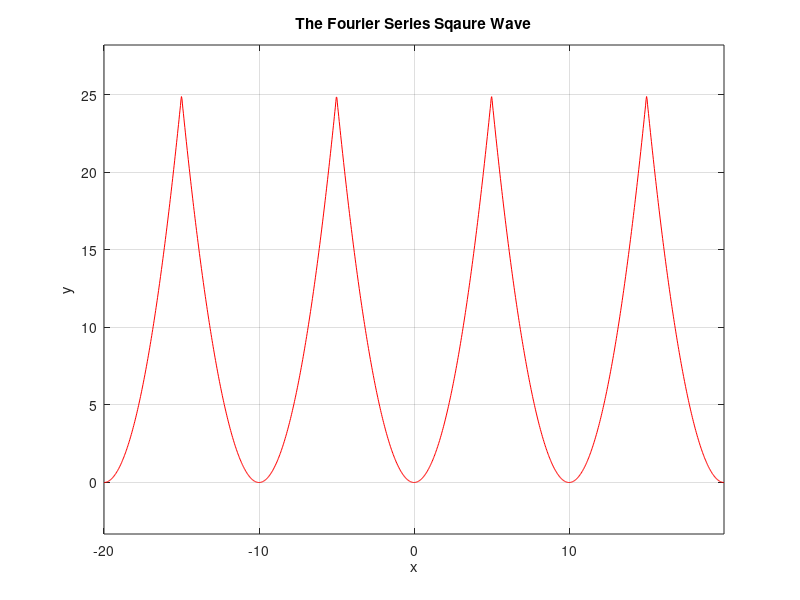
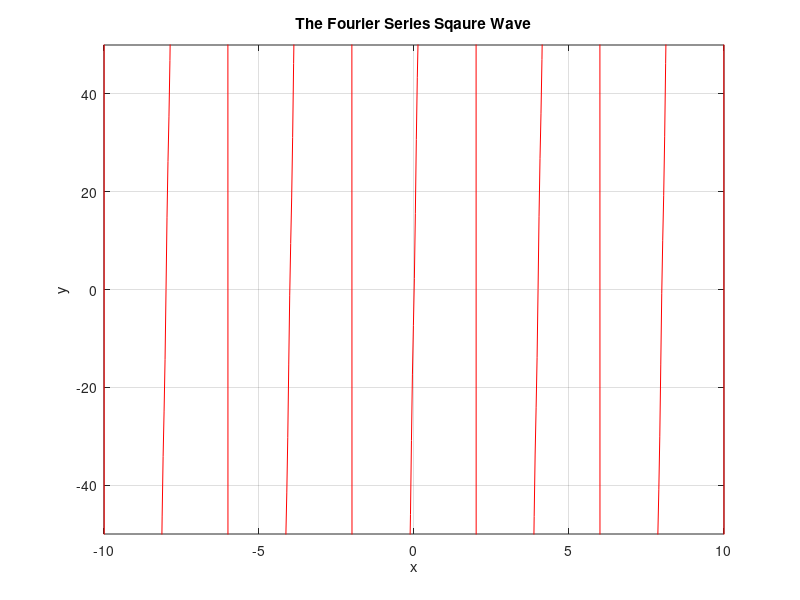

These figures' MATLAB source, in order:
%% ME 3001 - Mechanical Engineeing Analysis
%
% Tristan Hill - 7/28/2014 - modified from Dr. Han
%
% Fourier Series Half Range Expansions
%% 

clear all
close all
clc

x=-20:0.01*pi:20;%create a range of x values
sum=0; %initialize the sum

%calculate the Sigma Series part of the function
n=100;
B=10;  %height of the wave  

a0=50/3;


P=5;
for i=1:n
    
    
    single=(-1)^i/i^2*cos(i*pi*x/P);
    
    sum=sum+single; %sum the series as you go 
    
end

sum=P^2/3+4*P^2/pi^2*sum; %add 'a0' and multiply by constant part of 'an'

figure(1)    % show the result alone
plot(x,sum,'r')
title('The Fourier Series Sqaure Wave')
xlabel('x')
ylabel('y')
axis equal
grid on
    
sum=0;
for i=1:n
    
    single=(2-pi^2*i^2*cos(pi*i)+2*pi*i*sin(pi*i)-2)*sin(i*pi*x/2)/i^3;
    sum=sum+single; %sum the series as you go 
    
end

sum=2*P^2*sum; %multiply by bn

figure(2)    % show the result alone
plot(x,sum,'r')
axis([-10 10 -50 50])
title('The Fourier Series Sqaure Wave')
xlabel('x')
ylabel('y')
grid on
